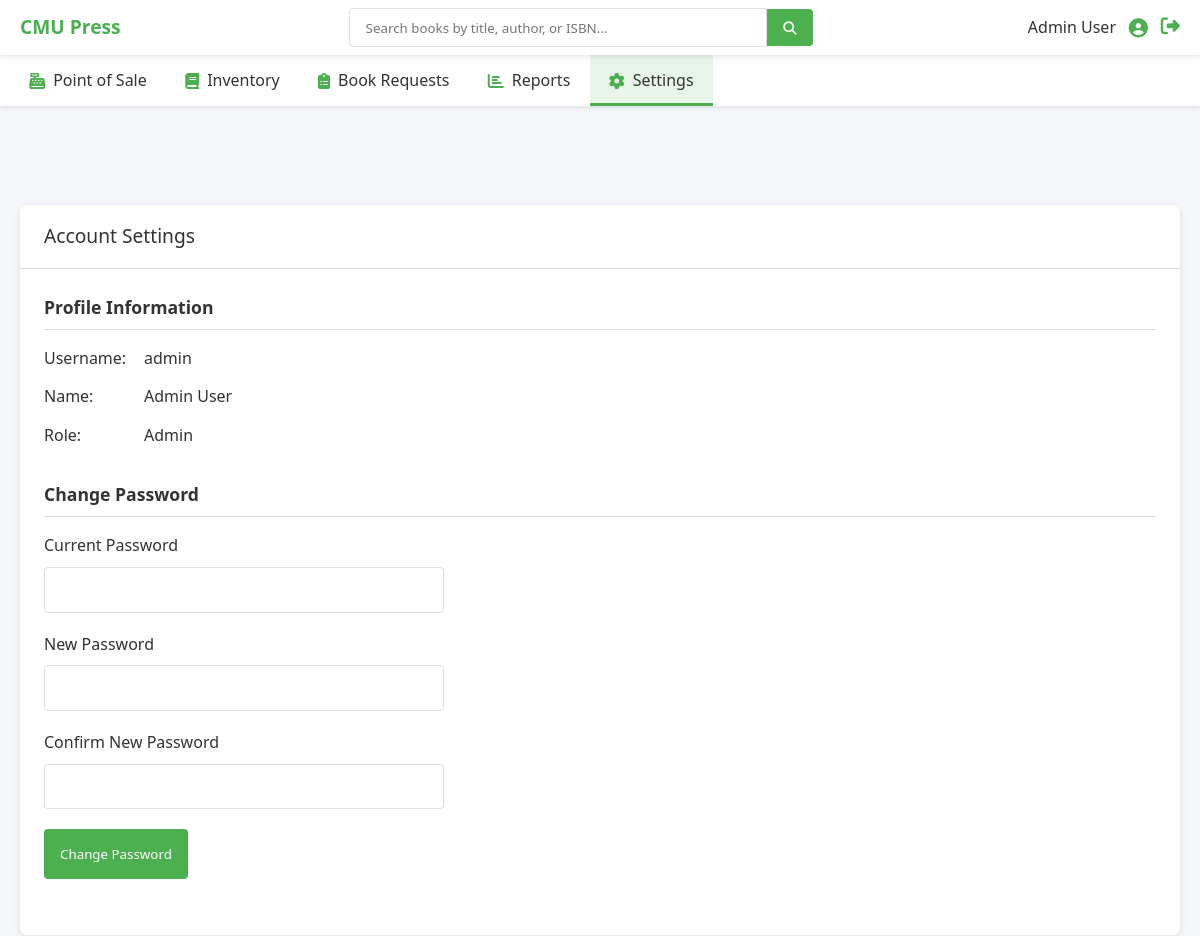
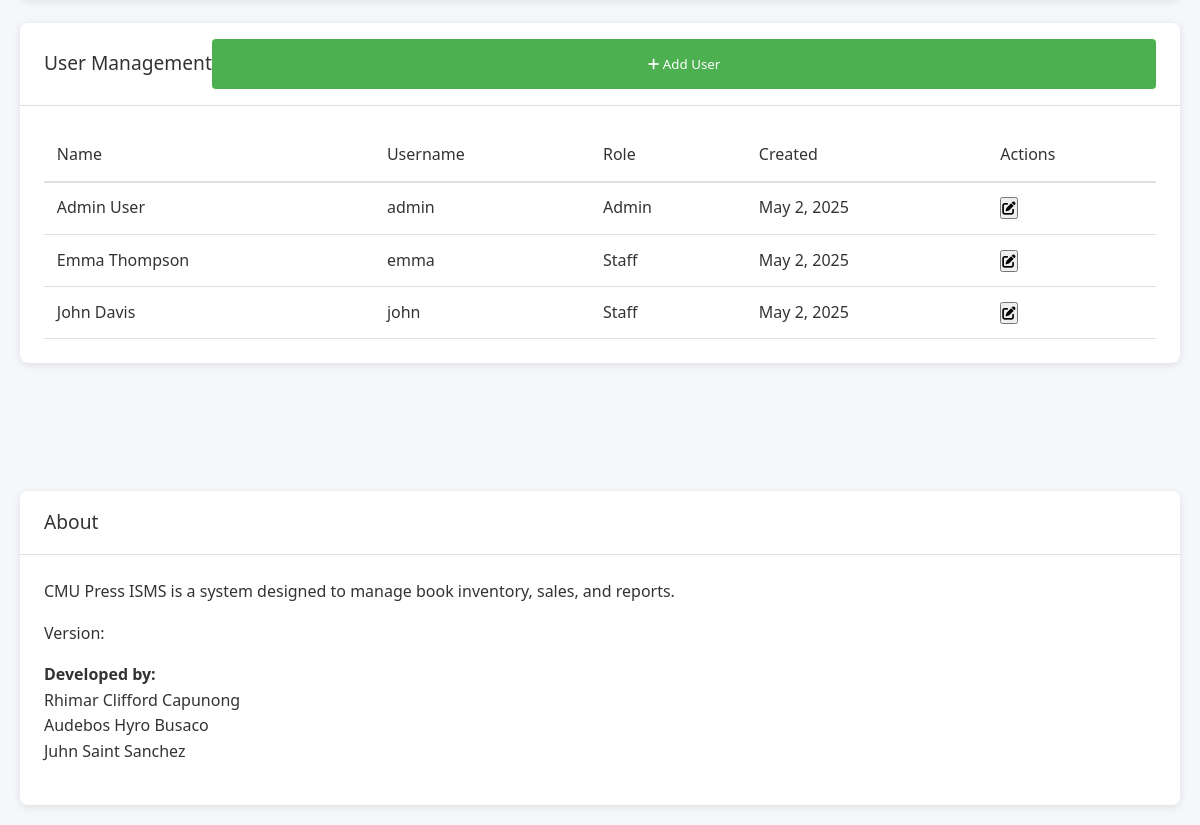
The page /index.php?tab=settings (signed in) on the database its author committed (2 pictures, top to bottom).
### tables this page shows
CREATE TABLE `users` (
  `user_id` int(11) NOT NULL AUTO_INCREMENT,
  `username` varchar(50) NOT NULL,
  `password` varchar(255) NOT NULL,
  `name` varchar(255) NOT NULL,
  `role` enum('admin','staff') NOT NULL DEFAULT 'staff',
  `created_at` timestamp NOT NULL DEFAULT current_timestamp(),
  `updated_at` timestamp NOT NULL DEFAULT current_timestamp() ON UPDATE current_timestamp(),
  PRIMARY KEY (`user_id`),
  UNIQUE KEY `username` (`username`)
);

### pages/settings.php (the view, shortened to what this page needs)
<?php
$database = new Database();
$db = $database->getConnection();
$isAdmin = $_SESSION['role'] === 'admin';
$currentUserId = $_SESSION['user_id'];
$currentUser = [
    'user_id' => $currentUserId,
    'username' => $_SESSION['username'],
    'name' => $_SESSION['name'],
    'role' => $_SESSION['role']
];
$users = [];
if ($isAdmin) {
    $stmt = $db->prepare("SELECT * FROM users ORDER BY name ASC");
    $stmt->execute();
    $users = $stmt->fetchAll(PDO::FETCH_ASSOC);
}
?>
<section id="settings" class="tab-content active">
    <div class="container">
        <div class="left-column">
            <div class="card">
                <div class="card-header">
                    <h2>Account Settings</h2>
                </div>
                <div class="card-body">
                    <div class="settings-section">
                        <h3>Profile Information</h3>
                        <div class="profile-info">
                            <div class="profile-field">
                                <span class="field-label">Username:</span>
                                <span class="field-value"><?php echo htmlspecialchars($currentUser['username']); ?></span>
                            </div>
                            <div class="profile-field">
                                <span class="field-label">Name:</span>
                                <span class="field-value"><?php echo htmlspecialchars($currentUser['name']); ?></span>
                            </div>
                            <div class="profile-field">
                                <span class="field-label">Role:</span>
                                <span class="field-value"><?php echo ucfirst(htmlspecialchars($currentUser['role'])); ?></span>
                            </div>
                        </div>
                    </div>
                    <div class="settings-section">
                        <h3>Change Password</h3>
                        <form method="post" class="password-form">
                            <div class="form-group">
                                <label for="current_password">Current Password</label>
                                <input type="password" id="current_password" name="current_password" required>
                            </div>
                            <div class="form-group">
                                <label for="new_password">New Password</label>
                                <input type="password" id="new_password" name="new_password" required>
                            </div>
                            <div class="form-group">
                                <label for="confirm_password">Confirm New Password</label>
                                <input type="password" id="confirm_password" name="confirm_password" required>
                            </div>
                            <button type="submit" name="change_password" class="btn-primary">Change Password</button>
                        </form>
                    </div>
                </div>
            </div>
            <?php if ($isAdmin): ?>
            <div class="card">
                <div class="card-header">
                    <h2>User Management</h2>
                    <button id="add-user-btn" class="btn-primary"><i class="fas fa-plus"></i> Add User</button>
                </div>
                <div class="card-body">
                    <div class="users-table-wrapper">
                        <table class="users-table">
                            <thead>
                                <tr>
                                    <th>Name</th>
                                    <th>Username</th>
                                    <th>Role</th>
                                    <th>Created</th>
                                    <th>Actions</th>
                                </tr>
                            </thead>
                            <tbody>
                                <?php foreach ($users as $user): ?>
                                <tr>
                                    <td><?php echo htmlspecialchars($user['name']); ?></td>
                                    <td><?php echo htmlspecialchars($user['username']); ?></td>
                                    <td><?php echo ucfirst(htmlspecialchars($user['role'])); ?></td>
                                    <td><?php echo date('M j, Y', strtotime($user['created_at'])); ?></td>
                                    <td class="actions">
                                        <button class="edit-user-btn" data-id="<?php echo $user['user_id']; ?>"><i class="fas fa-edit"></i></button>
                                    </td>
                                </tr>
                                <?php endforeach; ?>
                            </tbody>
                        </table>
                    </div>
                </div>
            </div>
            <?php endif; ?>
        </div>
        <div class="right-column">
                <div class="card-body">
            </div>
            <div class="card">
                <div class="card-header">
                    <h2>About</h2>
                </div>
                <div class="card-body">
                    <div class="about-content">
                        <p><strong><?php echo htmlspecialchars($appName); ?></strong>CMU Press ISMS is a system designed to manage book inventory, sales, and reports.</p>
                        <p>Version: <?php echo htmlspecialchars($appVersion); ?></p>
                        <p><strong>Developed by:</strong><br>
                        Rhimar Clifford Capunong <br>
                        Audebos Hyro Busaco<br>
                        Juhn Saint Sanchez </p>
                    </div>
                </div>
            </div>
        </div>
    </div>
</section>

### assets/css/main.css (style rules this page uses)
* { margin: 0; padding: 0; box-sizing: border-box; font-family: 'Segoe UI', Tahoma, Geneva, Verdana, sans-serif; }
:root { --primary-color: #4caf50; --primary-dark: #3b8c3f; --secondary-color: #e8f5e9; --text-color: #333; --light-text: #666; --border-color: #e0e0e0; --success-color: #4caf50; --warning-color: #ff9800; --error-color: #f44336; --info-color: #2196f3; --high-priority: #ffebee; --medium-priority: #fff8e1; --low-priority: #e8f5e9; --card-shadow: 0 2px 8px rgba(0, 0, 0, 0.1); }
body { background-color: #f5f7fa; color: var(--text-color); line-height: 1.6; }
.tab-content { display: none; padding-top: 20px; }
.tab-content.active { display: block; }
.container { display: flex; gap: 1.5rem; position: relative; z-index: 1; }
.left-column { flex: 6; display: flex; flex-direction: column; gap: 1.5rem; position:relative; }
.right-column { flex: 4; display: flex; flex-direction: column; gap: 1.5rem; position: relative; }
.card { background-color: white; border-radius: 8px; box-shadow: var(--card-shadow); overflow: hidden; }
.card-header { padding: 1rem 1.5rem; border-bottom: 1px solid var(--border-color); display: flex; justify-content: space-between; align-items: center; }
.card-header h2 { font-size: 1.2rem; font-weight: 500; }
.card-body { padding: 1.5rem; }
.btn-primary, .btn-secondary { flex: 1; padding: 1rem; border: none; border-radius: 4px; cursor: pointer; font-weight: 500; }
.btn-primary { background-color: var(--primary-color); color: white; }
.form-group { margin-bottom: 1.2rem; }
.form-group label { display: block; margin-bottom: 0.5rem; font-weight: 500; }
.form-group input, .form-group select { width: 100%; padding: 0.8rem; border: 1px solid var(--border-color); border-radius: 4px; outline: none; }
@media (max-width: 1200px) { .container { flex-direction: column; } }
@media (max-width: 1200px) { .left-column, .right-column { width: 100%; } }
#inventory, #reports, #book_requests, #pos, #settings { margin-top: 40px !important; }
.container { padding-top: 20px !important; }
.left-column, .right-column { position: relative !important; top: auto !important; }

### rows shown on the page
users: username "admin", name "Admin User", role "Admin", created_at "May 2, 2025"
users: name "Emma Thompson", username "emma", role "Staff", created_at "May 2, 2025"
users: name "John Davis", username "john", role "Staff", created_at "May 2, 2025"

### other values the page prints
$userName "Admin User"
